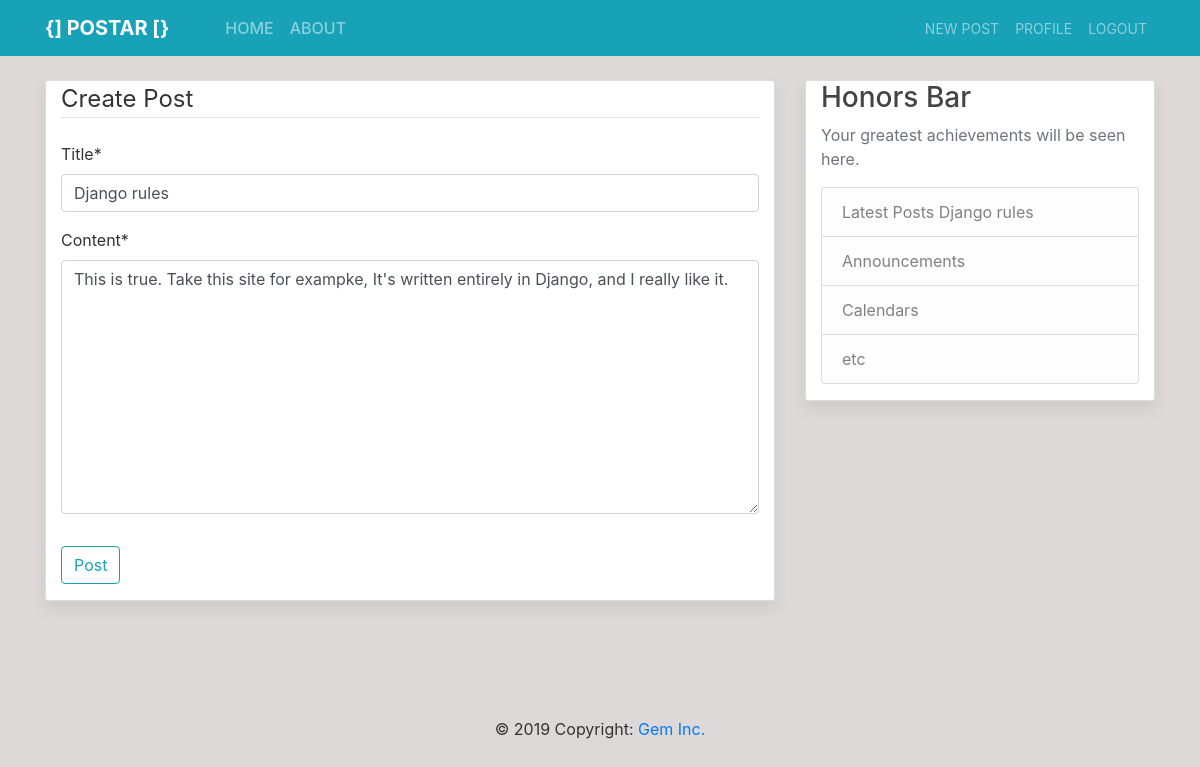
The app's page /post/26/update/ (signed in) with its own data.
### blog/models.py (models this page shows, shortened)
class Post(models.Model):
    title = models.CharField(max_length=100)
    content = models.TextField()
    date_posted = models.DateTimeField(auto_now_add=True)
    author = models.ForeignKey(User, on_delete=models.CASCADE)

### blog/views.py (the view, shortened to what this page needs)
# urls.py: path('post/<int:pk>/update/', PostUpdateView.as_view(), name='post-update'),
class PostUpdateView(LoginRequiredMixin, UserPassesTestMixin, UpdateView):
    model = Post
    fields = ['title', 'content']
    def test_func(self):
        post = self.get_object()
        if self.request.user == post.author:
            return True
        return False

### blog/templates/blog/post_form.html (shortened to what this page needs)
{% extends 'blog/base.html' %}
{% load crispy_forms_tags %}
{% block content %}
<div class="container content-section">
    <form method="post">
        <fieldset class="form-group">
            <legend class="border-bottom mb-4">Create Post</legend>
            {{ form|crispy }}
        </fieldset>
        <div class="form-group">
            <button class="btn btn-outline-info" type="submit">Post</button>
        </div>
    </form>
</div>
{% endblock %}

### blog/templates/blog/base.html (shortened to what this page needs)
{% load static %}
<!DOCTYPE html>
<html lang="en">
<head>
    <link rel="stylesheet" href="{% static 'bootstrap/css/bootstrap.css' %}">
    <link rel="stylesheet" href="{% static 'blog/css/main.css' %}">
</head>
<header class="small-header site-header bg-steel">
    <nav class="navbar navbar-expand-md navbar-dark bg-steel fixed-top bg-info">
        <div class="container">
            <a href="{% url 'blog-home' %}" class="navbar-brand mr-5"><strong>{] POSTAR [}</strong></a>
            <div class="collapse navbar-collapse" id="navbarToggle">
                <div class=" navbar-nav mr-auto">
                    <a href="{% url 'blog-home' %}" class="nav-item nav-link">HOME</a>
                    <a href="{% url 'blog-about' %}" class="nav-item nav-link">ABOUT</a>
                </div>
                <div class="navbar-nav">
                    {% if user.is_authenticated %}
                    <a href="{% url 'post-create' %}" class="nav-item nav-link"><small>NEW POST</small></a>
                    <a href="{% url 'profile' %}" class="nav-item nav-link"><small>PROFILE</small></a>
                    <a href="{% url 'logout' %}" class="nav-item nav-link"><small>LOGOUT</small></a>
                    {% else %}
                    <a href="{% url 'login' %}" class="nav-item nav-link"><small>LOGIN</small></a>
                    <a href="{% url 'register' %}" class="nav-item nav-link"><small>REGISTER</small></a>
                    {% endif %}
                </div>
            </div>
        </div>
    </nav>
</header>
<body>
    <main role="main" class="container">
        <div class="row">
            <div class="col-md-8">
                {% block content %}{% block modal %}{% endblock modal %}{% endblock content %}
            </div>
            <div class="col-md-4">
                <div class="container content-section fixed">
                    <h3>Honors Bar</h3>
                    <p class='text-muted'> Your greatest achievements will be seen here.
                        <ul class="list-group">
                            <li class="list-group-item list-group-item-light">Latest Posts {{ post.title }}</li>
                            <li class="list-group-item list-group-item-light">Announcements</li>
                            <li class="list-group-item list-group-item-light">Calendars</li>
                            <li class="list-group-item list-group-item-light">etc</li>
                        </ul>
                    </p>
                </div>
            </div>
        </div>
    </main>
    <div class="cotainer" style="padding-top: 5rem;">
        <footer class="page-footer blue font-small">
            <div class="container">
                <div class="footer-copyright text-center py-3">&copy; 2019 Copyright:
                    <a href="{% url 'blog-about' %}">Gem Inc.</a>
                </div>
            </div>
        </footer>
    </div>
</body>
</html>

### blog/static/blog/css/main.css (style rules this page uses)
body { background: #ddd9d9; color: #333333; margin-top: 5rem; }
h1, h2, h3, h4, h5, h6 { color: #444444; }
ul { margin: 0; }
.bg-steel { margin-top: 0; background-color: #1d8bda; }
.site-header, .navbar-nav, .nav-link:hover { color: #ffffff; }
.site-header, .navbar-nav, .nav-link.active { font-weight: 500; }
.content-section { background: #ffffff; padding: 10px, 20px; border: 1px solid #dddddd; border-radius: 3px; margin-bottom: 20px; box-shadow: 0 0.5rem 1rem rgba(0, 0, 0, 0.075) !important; }

### records on screen
Post: title "Django rules", content "This is true. Take this site for exampke, It's written entirely in Django, and I really like it."
